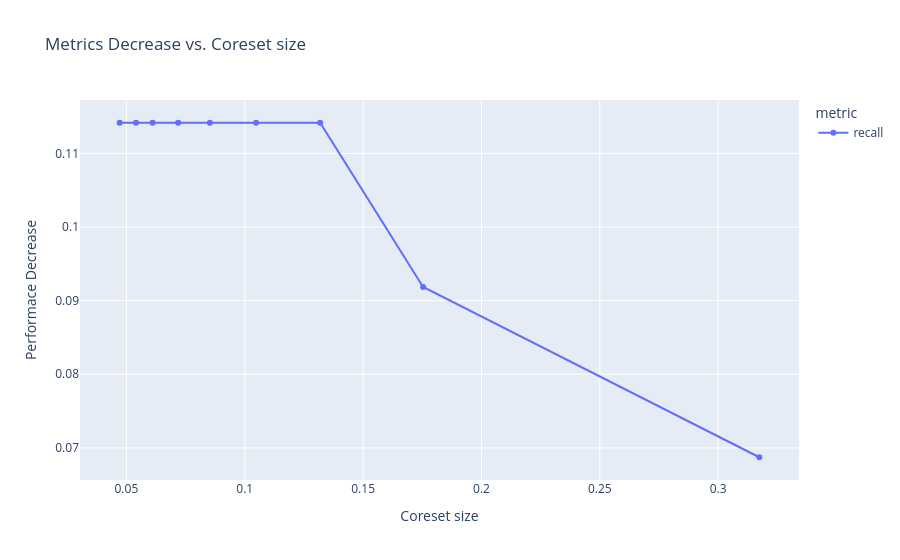

Notebook code cell kept with this figure:
### Code cell
# If there is a small amount of positive data we get all the positive examples so the precision guarantees are irrelevant
df_0, df_1 = coretab_dt.get_guarantees(X_test, y_test)
print_precision_recall_guarantees(coretab_dt)

### Figure 1 — Plotly figure (JSON) as saved in the notebook; plotly's stock layout.template omitted (floating-point values rounded to 4 significant figures)
{"data": [{"customdata": [[252], [226], [290], [96], [176], [220], [201], [255], [229]], "hovertemplate": "metric=recall<br>Coreset size=%{x}<br>Performace Decrease=%{y}<br>group_id=%{customdata[0]}<extra></extra>", "legendgroup": "recall", "line": {"color": "#636efa", "dash": "solid"}, "marker": {"symbol": "circle"}, "mode": "lines+markers", "name": "recall", "orientation": "v", "showlegend": true, "type": "scatter", "x": [0.3174, 0.1754, 0.1318, 0.1048, 0.08526, 0.07188, 0.06108, 0.05406, 0.04717], "xaxis": "x", "y": [0.06873, 0.09186, 0.1142, 0.1142, 0.1142, 0.1142, 0.1142, 0.1142, 0.1142], "yaxis": "y"}], "layout": {"legend": {"title": {"text": "metric"}, "tracegroupgap": 0}, "title": {"text": "Metrics Decrease vs. Coreset size"}, "xaxis": {"anchor": "y", "domain": [0, 1], "title": {"text": "Coreset size"}}, "yaxis": {"anchor": "x", "domain": [0, 1], "title": {"text": "Performace Decrease"}}}}
